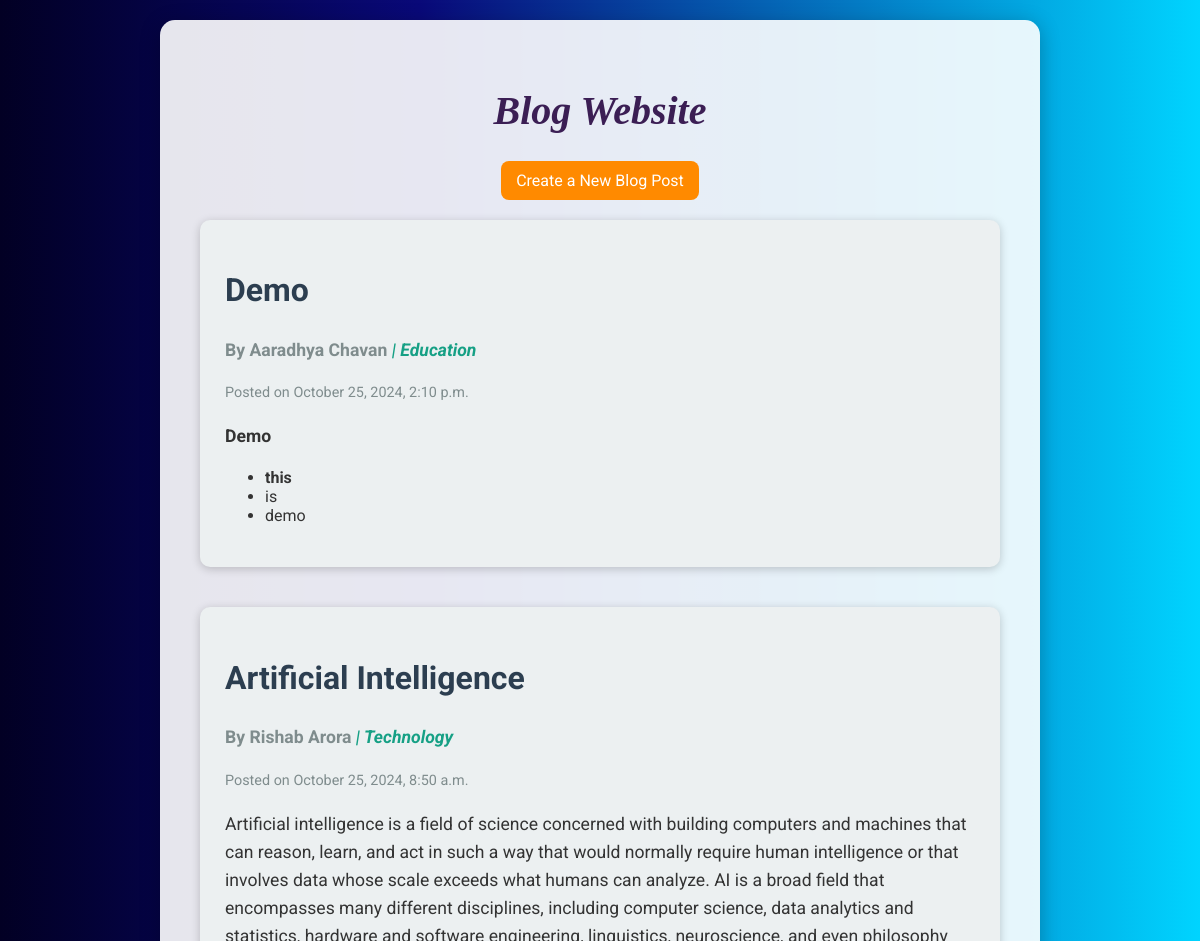
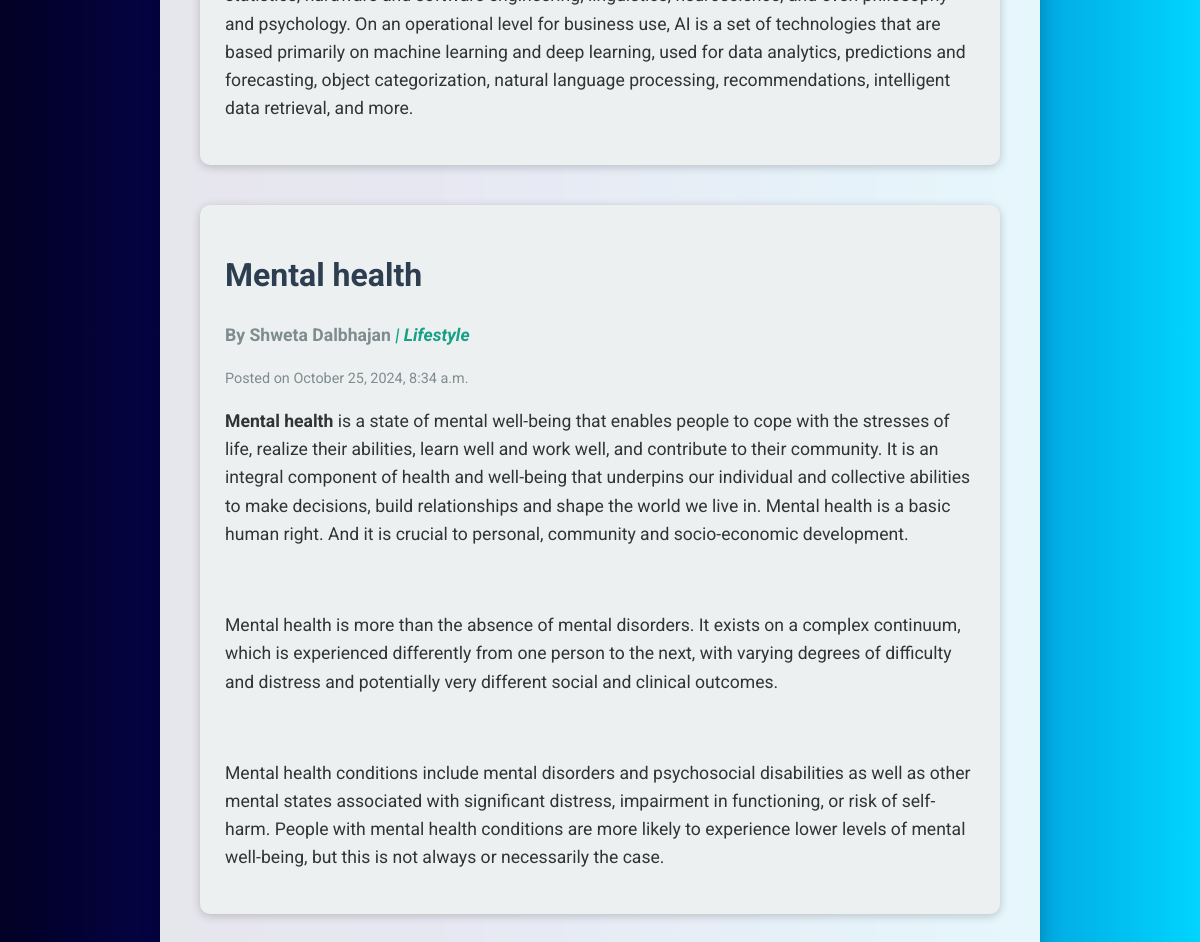
The page / on the database its author committed (2 pictures, top to bottom).
### app/models.py (models this page shows, shortened)
class Blog(models.Model):
    CATEGORY_CHOICES = [
        ('Technology', 'Technology'),
        ('Lifestyle', 'Lifestyle'),
        ('Travel', 'Travel'),
        ('Education', 'Education'),
        ('Finance', 'Finance'),
        ('Food', 'Food'),
        ('Story', 'Story'),
        ('Other', 'Other')
    ]
    title = models.CharField(max_length=200)
    author = models.CharField(max_length=100)
    category = models.CharField(max_length=10, choices=CATEGORY_CHOICES)
    content = models.TextField()
    created_at = models.DateTimeField(auto_now_add=True)

### app/views.py (the view)
# urls.py: path('', blog_list, name='blog-list'),
def blog_list(request):
    blogs = Blog.objects.all().order_by('-created_at')
    return render(request, 'blog.html', {'blogs': blogs})

### app/templates/blog.html (shortened to what this page needs)
<!DOCTYPE html>
<html lang="en">
<head>
</head>
<body>
    <div class="container">
        <h1>Blog Website</h1>
        <a class="create-button" href="{% url 'create-blog' %}">Create a New Blog Post</a>
        {% for blog in blogs %}
        <div class="blog-post">
            <h2>{{ blog.title }}</h2>
            <p class="author">By {{ blog.author }} <span class="category">| {{ blog.category }}</span></p>
            <p class="created-at">Posted on {{ blog.created_at|date:"F j, Y, g:i a" }}</p>
            <p>{{ blog.content|safe }}</p>
        </div>
        {% empty %}
        <p>No blog posts available.</p>
        {% endfor %}
    </div>
</body>
</html>

### app/templates/blog.html (style rules this page uses)
body { font-family: 'Roboto', sans-serif; background: rgb(2,0,36); background: linear-gradient(90deg, rgba(2,0,36,1) 0%, rgba(9,9,121,1) 35%, rgba(0,212,255,1) 100%); margin: 0; padding: 0; color: #333; display: flex; flex-direction: column; align-items: center; overflow-x: hidden; animation: fadeIn 1s ease-in-out; }
h1 { font-family: 'Georgia', serif; color: #3B1E54; text-align: center; font-size: 2.5em; font-weight: bold; font-style: italic; animation: slideDown 0.8s ease; }
.container { max-width: 800px; width: 100%; background-color: rgba(255, 255, 255, 0.9); border-radius: 15px; box-shadow: 0 4px 20px rgba(0, 0, 0, 0.25); padding: 40px; margin: 20px; }
.create-button { background-color: #ff8a00; color: white; padding: 10px 15px; border: none; border-radius: 8px; font-size: 16px; cursor: pointer; text-align: center; text-decoration: none; display: block; margin: 20px auto; width: fit-content; transition: background-color 0.3s, transform 0.2s; }
.blog-post { margin-bottom: 40px; padding: 25px; border-radius: 10px; box-shadow: 0 2px 10px rgba(0, 0, 0, 0.2); background-color: #ecf0f1; color: #333; text-align: left; animation: fadeUp 0.8s ease; }
.blog-post h2 { color: #2c3e50; font-size: 2em; }
.blog-post p { line-height: 1.6; font-size: 1.1em; }
.blog-post .author { font-weight: bold; color: #7f8c8d; }
.blog-post .category { font-style: italic; color: #16a085; }
.blog-post .created-at { color: #7f8c8d; font-size: 0.9em; }

### rows shown on the page
Blog: title "Demo", author "Aaradhya Chavan", category "Education", created_at "October 25, 2024, 2:10 p.m.", content "Demo this is demo"
Blog: title "Artificial Intelligence", author "Rishab Arora", category "Technology", created_at "October 25, 2024, 8:50 a.m.", content "Artificial intelligence is a field of science concerned with building computers and machines that can reason, learn, and act in such a way that would normally require human intelligence or that involves data whose scale exceeds what humans can analyze. AI is a broad field that encompasses many different disciplines, including computer science, data analytics and statistics, hardware and software engineering, linguistics, neuroscience, and even philosophy and psychology. On an operational level for business use, AI is a set of technologies that are based primarily on machine learning and deep learning, used for data analytics, predictions and forecasting, object categorization, natural…"
Blog: title "Mental health", author "Shweta Dalbhajan", category "Lifestyle", created_at "October 25, 2024, 8:34 a.m.", content "Mental health is a state of mental well-being that enables people to cope with the stresses of life, realize their abilities, learn well and work well, and contribute to their community. It is an integral component of health and well-being that underpins our individual and collective abilities to make decisions, build relationships and shape the world we live in. Mental health is a basic human right. And it is crucial to personal, community and socio-economic development. Mental health is more than the absence of mental disorders. It exists on a complex continuum, which is experienced differently from one person to the next, with varying degrees of difficulty and distress and potentially…"
